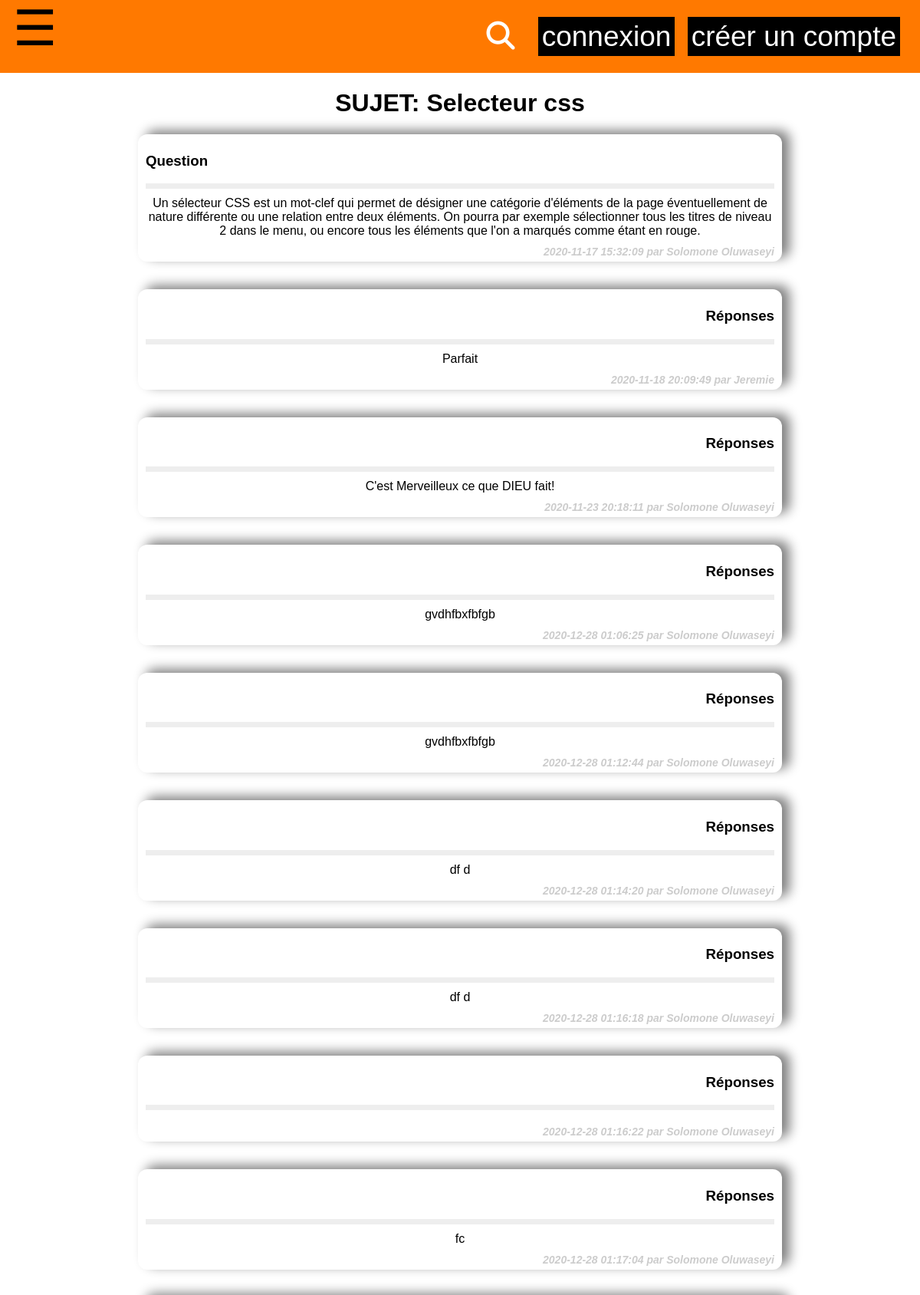
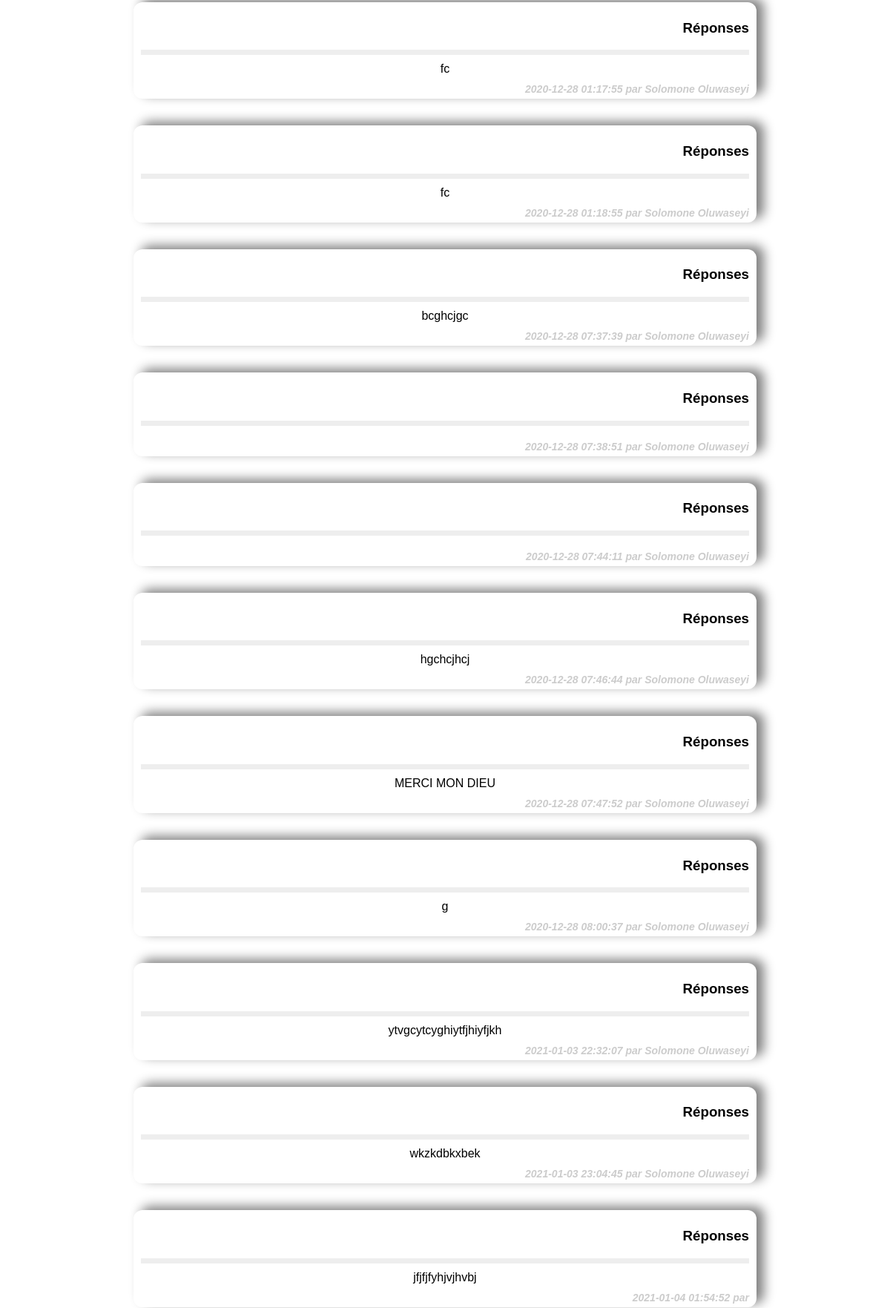
Screenshot of /sujet_contenu.php?id_forum=1&id_topic=2 (upper part) with the database file from the repository (2 pictures, top to bottom).
### tables this page shows
CREATE TABLE `topic` (
  `id` int NOT NULL,
  `id_forum` int NOT NULL,
  `titre` varchar(50) NOT NULL,
  `contenu` text NOT NULL,
  `date_creation` timestamp NOT NULL DEFAULT CURRENT_TIMESTAMP,
  `id_user` int NOT NULL
);

CREATE TABLE `utilisateur` (
  `id` int NOT NULL,
  `nom` varchar(255) NOT NULL,
  `prenom` varchar(255) NOT NULL,
  `email` varchar(255) NOT NULL,
  `mdp` char(40) NOT NULL
);

CREATE TABLE `topic_reponse` (
  `id` int NOT NULL,
  `id_topic` int NOT NULL,
  `id_user` int NOT NULL,
  `réponse_user` text NOT NULL,
  `date_réponse` timestamp NOT NULL DEFAULT CURRENT_TIMESTAMP
);

### db_class.php (called while the page is built, shortened)
<?php
class DB{
	private $host = 'localhost';
	private $username = 'soloweb';
	private $passeword = 'Solomone100%';
	private $database = 'proje_lw';
	private $db;
	public function __construct($host = null, $username = null, $passeword = null, $database = null){
		try{
		$this->db = new PDO('mysql:host='.$this->host.';dbname='.$this->database, $this->username, $this
			->passeword, array(
				PDO::MYSQL_ATTR_INIT_COMMAND => 'SET NAMES UTF8',
				PDO::ATTR_ERRMODE => PDO::ERRMODE_WARNING
			));
		}catch(PDOException $e){
			die('<h1>Impossible de se connecter à la base de donnee</h1>');
		}
	}
	public function query($sql, $data = array()){
		$req = $this->db->prepare($sql);
        $req->execute($data);
       return $req->fetchAll(PDO::FETCH_ASSOC);
	}
}
?>

### sujet_contenu.php (the view, shortened to what this page needs)
<!DOCTYPE html >
<html>
<head>
      <link rel="stylesheet" href="style.css" />
      <link rel="stylesheet" href="question.css" />
</head>
<body>
  <?php
  require('header.php');
  ?>
  <?php
require 'db_class.php';
$get_id_forum =(int)trim(htmlspecialchars ($_GET['id_forum']));
$get_id_topic =(int)trim(htmlspecialchars ($_GET['id_topic']));
$DB = new DB();
$req = $DB->query("SELECT t. * , u.prenom
        FROM  topic t
        LEFT  JOIN utilisateur u ON u.id = t.id_user
        WHERE t. id = ? AND t. id_forum = ?
        ORDER BY  t. date_creation ",
        array($get_id_topic, $get_id_forum));
    $req_reponse = $DB->query("SELECT  TC. * , u.prenom
        FROM  topic_reponse TC
        LEFT  JOIN utilisateur u ON u.id = TC.id_user
        WHERE TC. id_topic = ?
        ORDER BY  TC. date_réponse ",
        array($get_id_topic));
?>
  <div class="container">
       <?php
        foreach($req as $r){
        ?>
      <h1 class="fm">SUJET: <?= $r['titre'] ?> </h1>
              <div style="background: white; box-shadow: 10px -5px 15px gray; padding: 5px 10px; border-radius: 12px; width:70%; position:relative; margin:auto">
                        <h3 style="text-align:left">Question</h3>
                        <div style="border-top: 7px solid #eee; padding: 10px 0"><?= $r['contenu'] ?></div>
                        <div style="color: #CCC; font-size: 14px; text-align: right; font-style: italic; font-weight:bold">
                            <?= $r['date_creation'] ?>
                            par
                            <?= $r['prenom'] ?>
                        </div>
                    </div>
                    <?php
                      }
                      ?>
             <?php
        foreach($req_reponse as $rc){
        ?>
            <div style="background: white; box-shadow: 10px -5px 15px gray; padding: 5px 10px; border-radius: 12px; width:70%; margin:auto;margin-top:3%">
                        <h3 style="text-align:right">Réponses</h3>
                        <div style="border-top: 7px solid #eee; padding: 10px 0"><?= $rc['réponse_user'] ?></div>
                        <div style="color: #CCC; font-size: 14px; text-align: right; font-style: italic; font-weight:bold">
                            <?= $rc['date_réponse'] ?>
                            par
                            <?= $rc['prenom'] ?>
                        </div>
                    </div>
                                <?php
                                }
                                ?>
    </div>
</body>
</html>

### style.css (style rules this page uses)
* { box-sizing: border-box; }
body { margin : 0; background:#ffff; font-family: sans-serif; }

### question.css (style rules this page uses)
.container { margin:auto; text-align:center; padding:0px; }

### rows the page displays
topic: titre "Selecteur css", contenu "Un sélecteur CSS est un mot-clef qui permet de désigner une catégorie d'éléments de la page éventuellement de nature différente ou une relation entre deux éléments. On pourra par exemple sélectionner tous les titres de niveau 2 dans le menu, ou encore tous les éléments que l'on a marqués comme étant en rouge.", date_creation "2020-11-17 15:32:09", utilisateur.prenom "Solomone Oluwaseyi"
topic_reponse: réponse_user "Parfait", date_réponse "2020-11-18 20:09:49", utilisateur.prenom "Jeremie"
topic_reponse: réponse_user "C'est Merveilleux ce que DIEU fait!", date_réponse "2020-11-23 20:18:11", utilisateur.prenom "Solomone Oluwaseyi"
topic_reponse: réponse_user "gvdhfbxfbfgb", date_réponse "2020-12-28 01:06:25", utilisateur.prenom "Solomone Oluwaseyi"
topic_reponse: réponse_user "gvdhfbxfbfgb", date_réponse "2020-12-28 01:12:44", utilisateur.prenom "Solomone Oluwaseyi"
topic_reponse: réponse_user "df d", date_réponse "2020-12-28 01:14:20", utilisateur.prenom "Solomone Oluwaseyi"
topic_reponse: réponse_user "df d", date_réponse "2020-12-28 01:16:18", utilisateur.prenom "Solomone Oluwaseyi"
topic_reponse: date_réponse "2020-12-28 01:16:22", utilisateur.prenom "Solomone Oluwaseyi"
topic_reponse: réponse_user "fc", date_réponse "2020-12-28 01:17:04", utilisateur.prenom "Solomone Oluwaseyi"
topic_reponse: réponse_user "fc", date_réponse "2020-12-28 01:17:55", utilisateur.prenom "Solomone Oluwaseyi"
topic_reponse: réponse_user "fc", date_réponse "2020-12-28 01:18:55", utilisateur.prenom "Solomone Oluwaseyi"
topic_reponse: réponse_user "bcghcjgc", date_réponse "2020-12-28 07:37:39", utilisateur.prenom "Solomone Oluwaseyi"
topic_reponse: date_réponse "2020-12-28 07:38:51", utilisateur.prenom "Solomone Oluwaseyi"
topic_reponse: date_réponse "2020-12-28 07:44:11", utilisateur.prenom "Solomone Oluwaseyi"
topic_reponse: réponse_user "hgchcjhcj", date_réponse "2020-12-28 07:46:44", utilisateur.prenom "Solomone Oluwaseyi"
topic_reponse: réponse_user "MERCI MON DIEU", date_réponse "2020-12-28 07:47:52", utilisateur.prenom "Solomone Oluwaseyi"
topic_reponse: réponse_user "g", date_réponse "2020-12-28 08:00:37", utilisateur.prenom "Solomone Oluwaseyi"
topic_reponse: réponse_user "ytvgcytcyghiytfjhiyfjkh", date_réponse "2021-01-03 22:32:07", utilisateur.prenom "Solomone Oluwaseyi"
topic_reponse: réponse_user "wkzkdbkxbek", date_réponse "2021-01-03 23:04:45", utilisateur.prenom "Solomone Oluwaseyi"
topic_reponse: réponse_user "jfjfjfyhjvjhvbj", date_réponse "2021-01-04 01:54:52"
